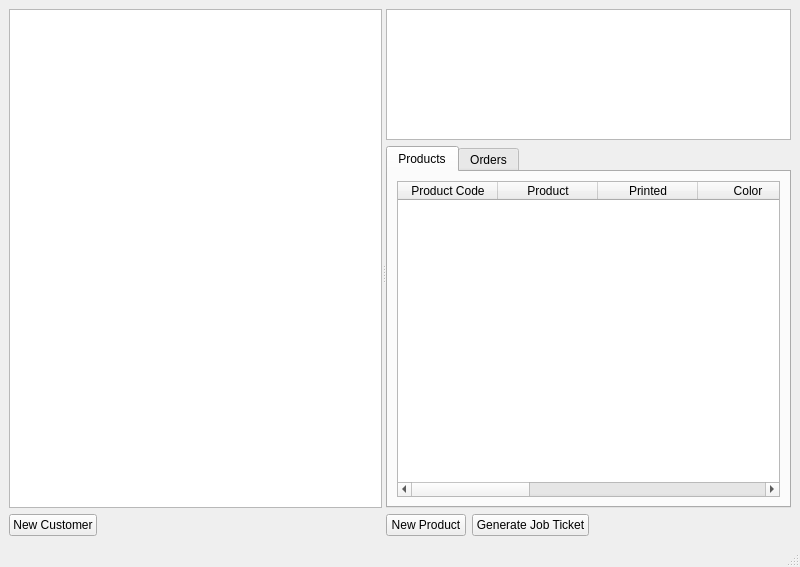
<?xml version="1.0" encoding="UTF-8"?>
<ui version="4.0">
 <class>CRMMainWindow</class>
 <widget class="QMainWindow" name="CRMMainWindow">
  <property name="geometry">
   <rect>
    <x>0</x>
    <y>0</y>
    <width>800</width>
    <height>567</height>
   </rect>
  </property>
  <property name="windowTitle">
   <string>Customers</string>
  </property>
  <property name="windowIcon">
   <iconset resource="../res.qrc">
    <normaloff>:/images/erp-pics/Users.png</normaloff>:/images/erp-pics/Users.png</iconset>
  </property>
  <widget class="QWidget" name="centralwidget">
   <layout class="QHBoxLayout" name="horizontalLayout">
    <item>
     <widget class="QSplitter" name="splitter">
      <property name="orientation">
       <enum>Qt::Horizontal</enum>
      </property>
      <widget class="QWidget" name="layoutWidget1">
       <layout class="QVBoxLayout" name="verticalLayout">
        <item>
         <widget class="CustomQueryView" name="trvCustomers">
          <property name="sizePolicy">
           <sizepolicy hsizetype="Expanding" vsizetype="Expanding">
            <horstretch>1</horstretch>
            <verstretch>0</verstretch>
           </sizepolicy>
          </property>
          <property name="maximumSize">
           <size>
            <width>16777215</width>
            <height>16777215</height>
           </size>
          </property>
          <property name="alternatingRowColors">
           <bool>true</bool>
          </property>
          <property name="sortingEnabled">
           <bool>true</bool>
          </property>
         </widget>
        </item>
        <item>
         <layout class="QHBoxLayout" name="customerButtonshorizontalLayout">
          <item>
           <widget class="QPushButton" name="cmdNewCustomer">
            <property name="text">
             <string>New Customer</string>
            </property>
           </widget>
          </item>
          <item>
           <spacer name="horizontalSpacer_2">
            <property name="orientation">
             <enum>Qt::Horizontal</enum>
            </property>
            <property name="sizeHint" stdset="0">
             <size>
              <width>40</width>
              <height>20</height>
             </size>
            </property>
           </spacer>
          </item>
         </layout>
        </item>
       </layout>
      </widget>
      <widget class="QWidget" name="layoutWidget">
       <layout class="QVBoxLayout" name="verticalLayout_3">
        <item>
         <widget class="QTextBrowser" name="textBrowser">
          <property name="maximumSize">
           <size>
            <width>16777215</width>
            <height>131</height>
           </size>
          </property>
         </widget>
        </item>
        <item>
         <widget class="QTabWidget" name="tabWidget">
          <property name="currentIndex">
           <number>0</number>
          </property>
          <widget class="QWidget" name="tab">
           <attribute name="title">
            <string>Products</string>
           </attribute>
           <layout class="QVBoxLayout" name="verticalLayout_2">
            <item>
             <widget class="QTableWidget" name="tblProducts">
              <property name="alternatingRowColors">
               <bool>true</bool>
              </property>
              <property name="selectionMode">
               <enum>QAbstractItemView::SingleSelection</enum>
              </property>
              <property name="selectionBehavior">
               <enum>QAbstractItemView::SelectRows</enum>
              </property>
              <column>
               <property name="text">
                <string>Product Code</string>
               </property>
              </column>
              <column>
               <property name="text">
                <string>Product</string>
               </property>
              </column>
              <column>
               <property name="text">
                <string>Printed</string>
               </property>
              </column>
              <column>
               <property name="text">
                <string>Color</string>
               </property>
              </column>
              <column>
               <property name="text">
                <string>Price</string>
               </property>
              </column>
              <column>
               <property name="text">
                <string>Weight</string>
               </property>
              </column>
              <column>
               <property name="text">
                <string>Approved</string>
               </property>
              </column>
              <column>
               <property name="text">
                <string>Comment</string>
               </property>
              </column>
              <column>
               <property name="text">
                <string>id</string>
               </property>
              </column>
             </widget>
            </item>
           </layout>
          </widget>
          <widget class="QWidget" name="tab_2">
           <attribute name="title">
            <string>Orders</string>
           </attribute>
           <layout class="QVBoxLayout" name="verticalLayout_4">
            <item>
             <widget class="CustomQueryView" name="trvOrders"/>
            </item>
           </layout>
          </widget>
         </widget>
        </item>
        <item>
         <layout class="QHBoxLayout" name="productsButtonsLayout">
          <item>
           <widget class="QPushButton" name="cmdNewProduct">
            <property name="text">
             <string>New Product</string>
            </property>
           </widget>
          </item>
          <item>
           <widget class="QPushButton" name="cmdGenerateJobTicket">
            <property name="text">
             <string>Generate Job Ticket</string>
            </property>
           </widget>
          </item>
          <item>
           <spacer name="horizontalSpacer">
            <property name="orientation">
             <enum>Qt::Horizontal</enum>
            </property>
            <property name="sizeHint" stdset="0">
             <size>
              <width>40</width>
              <height>20</height>
             </size>
            </property>
           </spacer>
          </item>
         </layout>
        </item>
       </layout>
      </widget>
     </widget>
    </item>
   </layout>
  </widget>
  <widget class="QStatusBar" name="statusbar"/>
 </widget>
 <customwidgets>
  <customwidget>
   <class>CustomQueryView</class>
   <extends>QTreeView</extends>
   <header>customqueryview.h</header>
  </customwidget>
 </customwidgets>
 <resources>
  <include location="../res.qrc"/>
 </resources>
 <connections/>
</ui>
